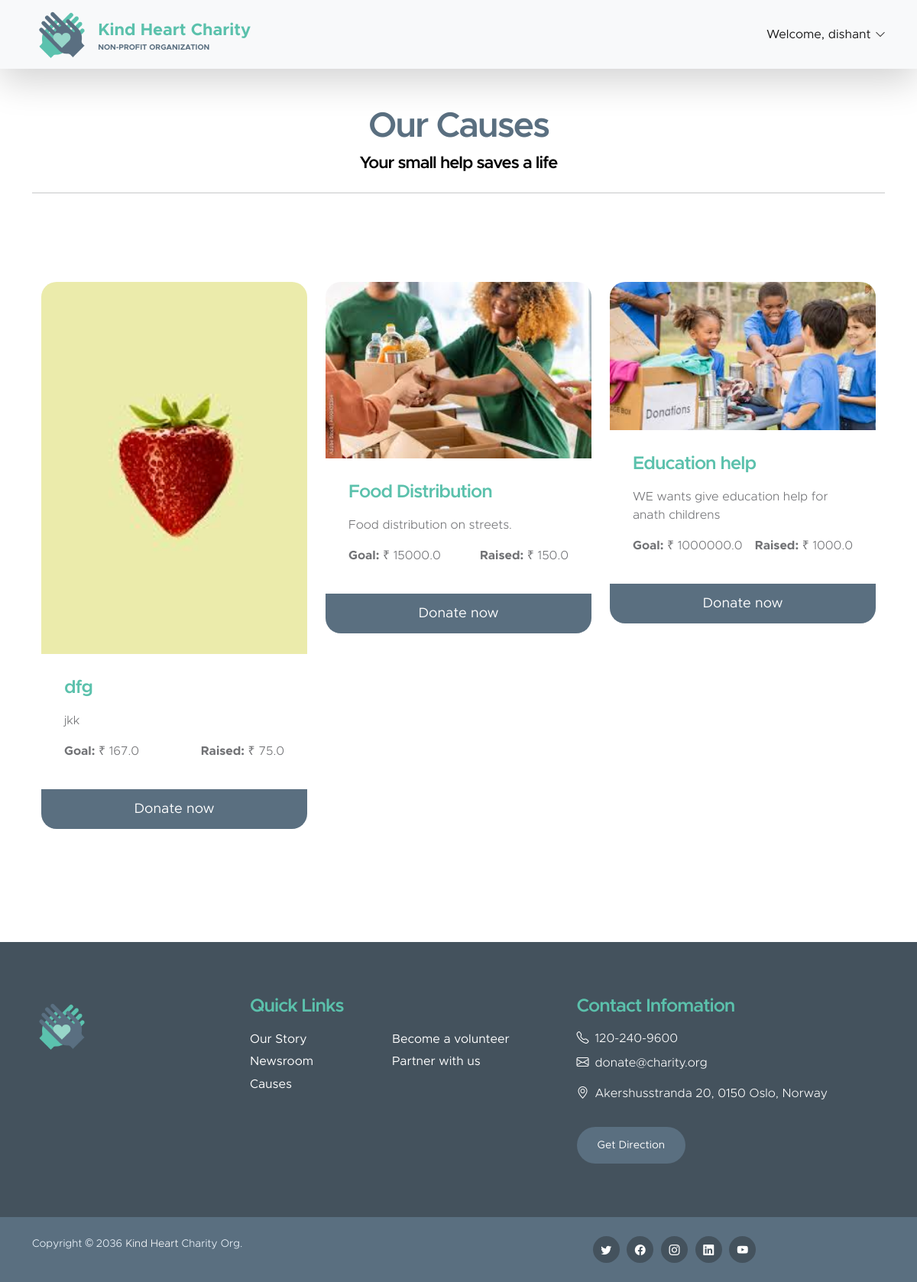
/user-dashboard/ (signed in), run on the app's committed database.
### heart_charity/models.py (models this page shows, shortened)
class Cause(models.Model):
    name=models.CharField(max_length=30)
    img=models.ImageField()
    detail=models.CharField(max_length=500)
    raised=models.FloatField()
    goal=models.FloatField()

### heart_charity/views.py (the view)
# urls.py: path('user-dashboard/', views.user_dashboard, name='user_dashboard'),
def user_dashboard(req):
    causes = Cause.objects.all()
    return render(req, 'user_dashboard.html', {"causes": causes})

### heart_charity/templates/user_dashboard.html
{% extends 'base.html' %}
{% load static %}
{% block content %}
<main>
    <div class="col-lg-12 col-12 text-center mb-4">
        <h2>Our Causes</h2>
        <h6>Your small help saves a life</h6>
    </div>
    <hr>
              <section class="section-padding" id="section_3">
                <div class="container">
                    <div class="row">
                        {% for cause in causes %}
                        <div class="col-lg-4 col-md-6 col-12 mb-4 mb-lg-0">
                            <div class="custom-block-wrap">
                                <img src="{{cause.img.url}}" class="custom-block-image img-fluid" alt="">
                                <div class="custom-block">
                                    <div class="custom-block-body">
                                        <h5 class="mb-3">{{cause.name}}</h5>
                                        <p>{{cause.detail}}</p>
                                        <div class="d-flex align-items-center my-2">
                                            <p class="mb-0">
                                                <strong>Goal:</strong>
                                                ₹ {{cause.raised}}
                                            </p>
                                            <p class="ms-auto mb-0">
                                                <strong>Raised:</strong>
                                                ₹ {{cause.goal}}
                                            </p>
                                        </div>
                                    </div>
                                    <a href="/donate/{{cause.id}}" class="custom-btn btn">Donate now</a>
                                </div>
                            </div>
                        </div>
                        {% endfor %}
                    </div>
                </div>
            </section>
</main>
{% endblock %}

### heart_charity/templates/base.html (shortened to what this page needs)
{% load static %}
<!doctype html>
<html lang="en">
    <head>
        <link href="{% static 'css/bootstrap.min.css' %}" rel="stylesheet">
        <link href="{% static 'css/bootstrap-icons.css' %}" rel="stylesheet">
        <link href="{% static 'css/templatemo-kind-heart-charity.css' %}" rel="stylesheet">
    </head>
    <body>
        <nav class="navbar navbar-expand-lg bg-light shadow-lg">
            <div class="container">
                <a class="navbar-brand" href="/">
                    <img src="{% static 'images/logo.png'  %}"  class="logo img-fluid" alt="Kind Heart Charity">
                    <span>
                        Kind Heart Charity
                        <small>Non-profit Organization</small>
                    </span>
                </a>
                <div class="collapse navbar-collapse" id="navbarNav">
                    {% if user.is_authenticated %}
                    <div class="dropdown nav-item" >
                     <button class="btn  nav-link"  type="button" >
                         <a class="nav-link dropdown-toggle" href="#" role="button" data-bs-toggle="dropdown" style="color:var(--bs-navbar-brand-color)">Welcome, {{ request.user.username }}</a>
                         </button>
                   </div>
                 </div>
                    {% endif %}
                </div>
        </nav>
        <main>
            <section class="hero-section">
                <div class="container py-5">
                    <div class="row">
                        {% block content %}
                        {% endblock %}
                    </div>
                </div>
            </section>
        </main>
        <footer class="site-footer">
            <div class="container">
                <div class="row">
                    <div class="col-lg-3 col-12 mb-4">
                        <img src="{% static 'images/logo.png' %}" class="logo img-fluid" alt="">
                    </div>
                    <div class="col-lg-4 col-md-6 col-12 mb-4">
                        <h5 class="site-footer-title mb-3">Quick Links</h5>
                        <ul class="footer-menu">
                            <li class="footer-menu-item"><a href="#" class="footer-menu-link">Our Story</a></li>
                            <li class="footer-menu-item"><a href="#" class="footer-menu-link">Newsroom</a></li>
                            <li class="footer-menu-item"><a href="#" class="footer-menu-link">Causes</a></li>
                            <li class="footer-menu-item"><a href="#" class="footer-menu-link">Become a volunteer</a></li>
                            <li class="footer-menu-item"><a href="#" class="footer-menu-link">Partner with us</a></li>
                        </ul>
                    </div>
                    <div class="col-lg-4 col-md-6 col-12 mx-auto">
                        <h5 class="site-footer-title mb-3">Contact Infomation</h5>
                        <p class="text-white d-flex mb-2">
                            <i class="bi-telephone me-2"></i>
                            <a href="tel: 120-240-9600" class="site-footer-link">
                                120-240-9600
                            </a>
                        </p>
                        <p class="text-white d-flex">
                            <i class="bi-envelope me-2"></i>
                            <a href="mailto:info@yourgmail.com" class="site-footer-link">
                                donate@charity.org
                            </a>
                        </p>
                        <p class="text-white d-flex mt-3">
                            <i class="bi-geo-alt me-2"></i>
                            Akershusstranda 20, 0150 Oslo, Norway
                        </p>
                        <a href="#" class="custom-btn btn mt-3">Get Direction</a>
                    </div>
                </div>
            </div>
            <div class="site-footer-bottom">
                <div class="container">
                    <div class="row">
                        <div class="col-lg-6 col-md-7 col-12">
                            <p class="copyright-text mb-0">Copyright © 2036 <a href="#">Kind Heart</a> Charity Org.
                       </p>
                        </div>
                        <div class="col-lg-6 col-md-5 col-12 d-flex justify-content-center align-items-center mx-auto">
                            <ul class="social-icon">
                                <li class="social-icon-item">
                                    <a href="#" class="social-icon-link bi-twitter"></a>
                                </li>
                                <li class="social-icon-item">
                                    <a href="#" class="social-icon-link bi-facebook"></a>
                                </li>
                                <li class="social-icon-item">
                                    <a href="#" class="social-icon-link bi-instagram"></a>
                                </li>
                                <li class="social-icon-item">
                                    <a href="#" class="social-icon-link bi-linkedin"></a>
                                </li>
                                <li class="social-icon-item">
                                    <a href="https://youtube.com/templatemo" class="social-icon-link bi-youtube"></a>
                                </li>
                            </ul>
                        </div>
                    </div>
                </div>
            </div>
        </footer>
    </body>
</html>

### heart_charity/static/css/templatemo-kind-heart-charity.css (style rules this page uses)
:root { --white-color: #ffffff; --primary-color: #5bc1ac; --secondary-color: #5a6f80; --section-bg-color: #f0f8ff; --site-footer-bg-color: #44525d; --custom-btn-bg-color: #597081; --custom-btn-bg-hover-color: #5bc1ac; --dark-color: #000000; --p-color: #717275; --border-color: #e9eaeb; --body-font-family: 'Metropolis', sans-serif; --h1-font-size: 52px; --h2-font-size: 46px; --h3-font-size: 32px; --h4-font-size: 28px; --h5-font-size: 24px; --h6-font-size: 22px; --p-font-size: 16px; --btn-font-size: 18px; --copyright-font-size: 14px; --border-radius-large: 100px; --border-radius-medium: 20px; --border-radius-small: 10px; --font-weight-light: 300; --font-weight-normal: 400; --font-weight-semibold: 600; --font-weight-bold: 700; }
body { background-color: var(--white-color); font-family: var(--body-font-family); }
h2, h3, h4, h5, h6 { color: var(--dark-color); }
h1, h2, h3, h4, h5, h6 { font-weight: var(--font-weight-semibold); letter-spacing: -1px; }
h2 { color: var(--secondary-color); font-size: var(--h2-font-size); letter-spacing: -2px; }
h5 { color: var(--primary-color); font-size: var(--h5-font-size); }
h6 { font-size: var(--h6-font-size); }
p { color: var(--p-color); font-size: var(--p-font-size); font-weight: var(--font-weight-light); }
ul li { color: var(--p-color); font-size: var(--p-font-size); font-weight: var(--font-weight-normal); }
a, button { touch-action: manipulation; transition: all 0.3s; }
a { color: var(--p-color); text-decoration: none; }
b, strong { font-weight: var(--font-weight-bold); }
.section-padding { padding-top: 100px; padding-bottom: 100px; }
.custom-block-wrap { background: var(--white-color); border-radius: var(--border-radius-medium); position: relative; overflow: hidden; transition: all 0.5s; }
.custom-block-body { padding: 30px; }
.custom-block-image { display: block; width: 100%; height: 100%; object-fit: cover; }
.custom-block .custom-btn { border-radius: 0; display: block; }
.custom-btn { background: var(--secondary-color); border: 2px solid transparent; border-radius: var(--border-radius-large); color: var(--white-color); font-size: var(--btn-font-size); font-weight: var(--font-weight-normal); line-height: normal; padding: 15px 25px; }
.navbar { background: var(--white-color); z-index: 9; padding-top: 0; padding-bottom: 0; }
.navbar-brand { color: var(--primary-color); font-size: var(--h6-font-size); font-weight: var(--font-weight-bold); }
.navbar-brand span { display: inline-block; vertical-align: middle; }
.navbar-brand small { color: var(--secondary-color); display: block; font-size: 10px; line-height: normal; text-transform: uppercase; }
.logo { width: 80px; height: auto; }
.dropdown-toggle::after { content: "\f282"; display: inline-block; font-family: bootstrap-icons !important; font-size: var(--copyright-font-size); font-style: normal; font-weight: normal !important; font-variant: normal; text-transform: none; line-height: 1; vertical-align: -.125em; -webkit-font-smoothing: antialiased; -moz-osx-font-smoothing: grayscale; position: relative; left: 2px; border: 0; }
.site-footer { background-color: var(--site-footer-bg-color); padding-top: 70px; }
.site-footer-bottom { background-color: var(--secondary-color); position: relative; z-index: 2; margin-top: 70px; padding-top: 25px; padding-bottom: 25px; }
.site-footer-bottom a { color: var(--white-color); }
.site-footer-link { color: var(--white-color); }
.copyright-text { color: var(--section-bg-color); font-size: var(--copyright-font-size); margin-right: 30px; }
.site-footer .custom-btn { font-size: var(--copyright-font-size); }
.footer-menu { column-count: 2; margin: 0; padding: 0; }
.footer-menu-item { list-style: none; display: block; }
.footer-menu-link { font-size: var(--p-font-size); color: var(--white-color); display: inline-block; vertical-align: middle; margin-right: 10px; margin-bottom: 5px; }
.social-icon { margin: 0; padding: 0; }
.social-icon-item { list-style: none; display: inline-block; vertical-align: top; }
.social-icon-link { background: var(--site-footer-bg-color); border-radius: var(--border-radius-large); color: var(--white-color); font-size: var(--copyright-font-size); display: block; margin-right: 5px; text-align: center; width: 35px; height: 35px; line-height: 38px; }

### data on the page
Cause: img (picture), name "dfg", detail "jkk", raised "167.0", goal "75.0"
Cause: img (picture), name "Food Distribution", detail "Food distribution on streets.", raised "15000.0", goal "150.0"
Cause: img (picture), name "Education help", detail "WE wants give education help for anath childrens", raised "1000000.0", goal "1000.0"

### other printed values
{{ request.user.username }} "dishant"
